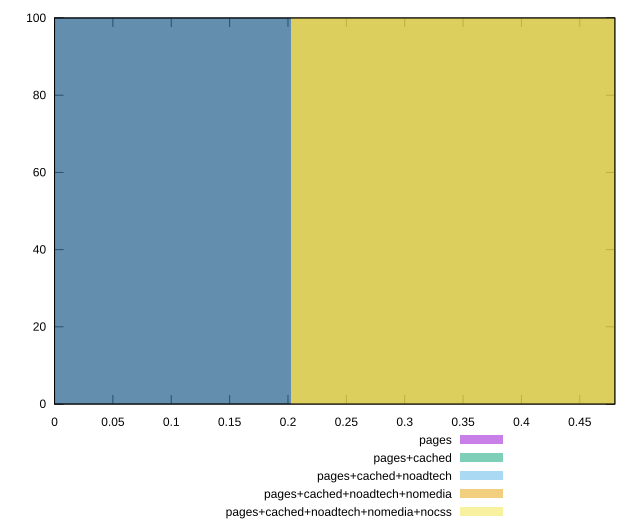

gnuplot code for this plot:
reset

$pages <<EOF
0 100
EOF

$pagesCached <<EOF
0 100
EOF

$pagesCachedNoadtech <<EOF
0.4051901185314627 100
EOF

$pagesCachedNoadtechNomedia <<EOF
0.4051901185314627 100
EOF

$pagesCachedNoadtechNomediaNocss <<EOF
0.4051901185314627 100
EOF

set key outside below
set boxwidth 0.4051901185314627
set xrange [0:0.48]
set yrange [0:100]
set trange [0:100]
set style fill transparent solid 0.5 noborder
set terminal svg size 640, 530 enhanced background rgb 'white'
set output "report_00017_2021-02-10T15-08-03.406Z/unused-javascript/comparison/histogram/all_score.svg"

plot $pages title "pages" with boxes, \
     $pagesCached title "pages+cached" with boxes, \
     $pagesCachedNoadtech title "pages+cached+noadtech" with boxes, \
     $pagesCachedNoadtechNomedia title "pages+cached+noadtech+nomedia" with boxes, \
     $pagesCachedNoadtechNomediaNocss title "pages+cached+noadtech+nomedia+nocss" with boxes

reset
